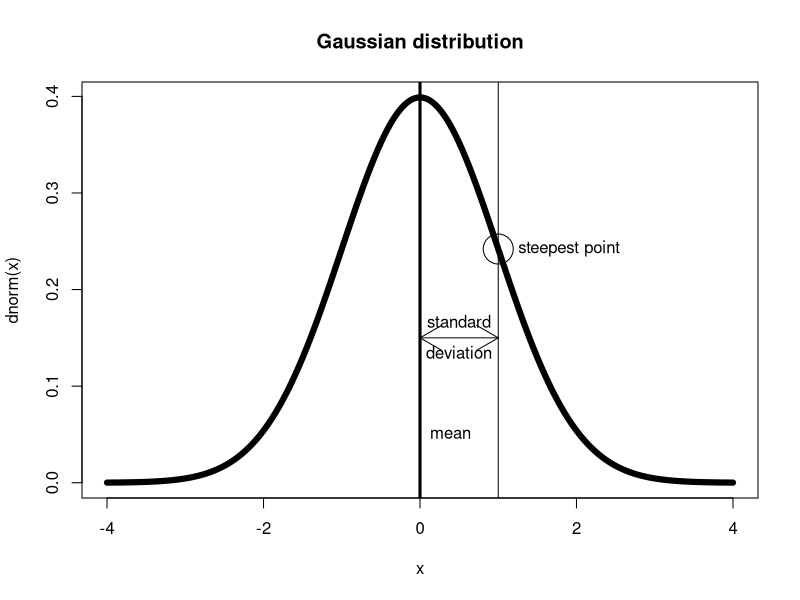
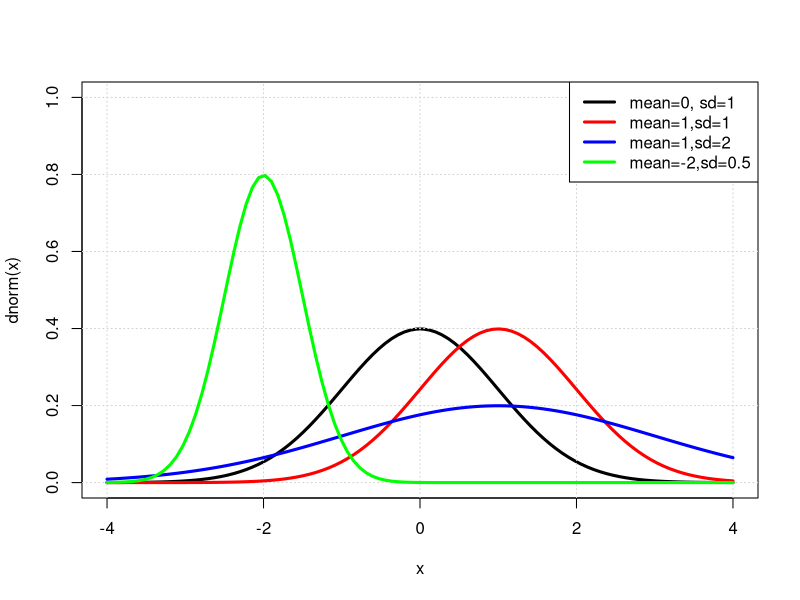
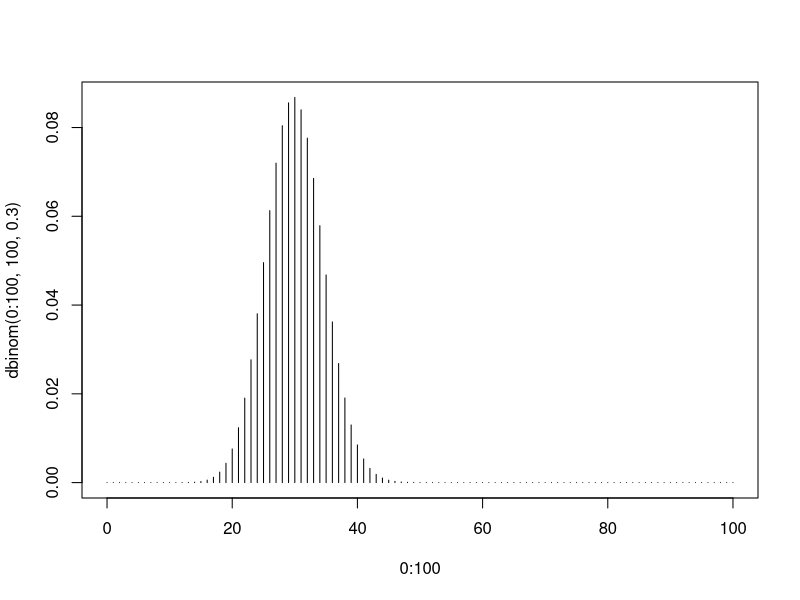
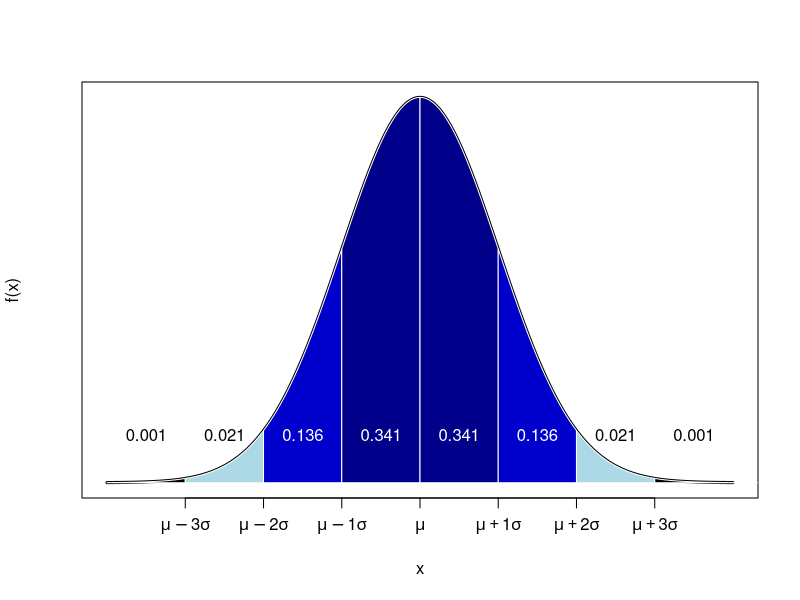
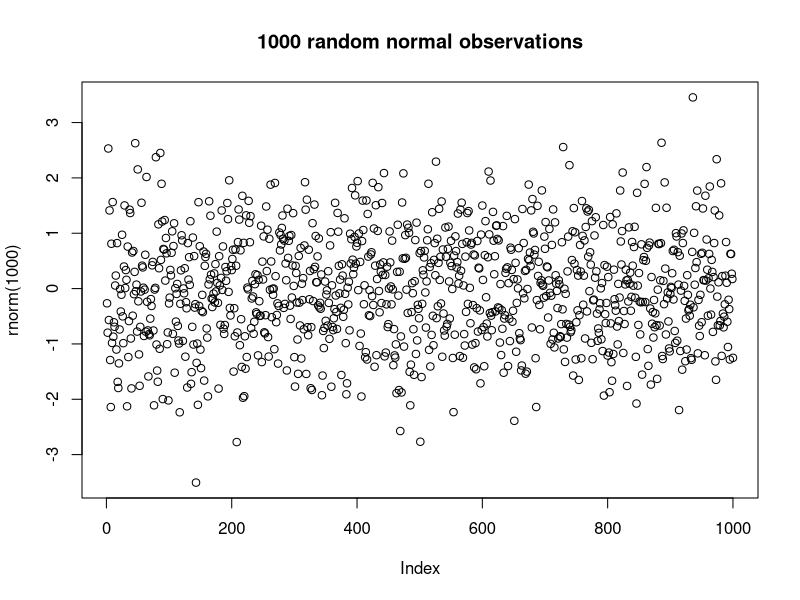
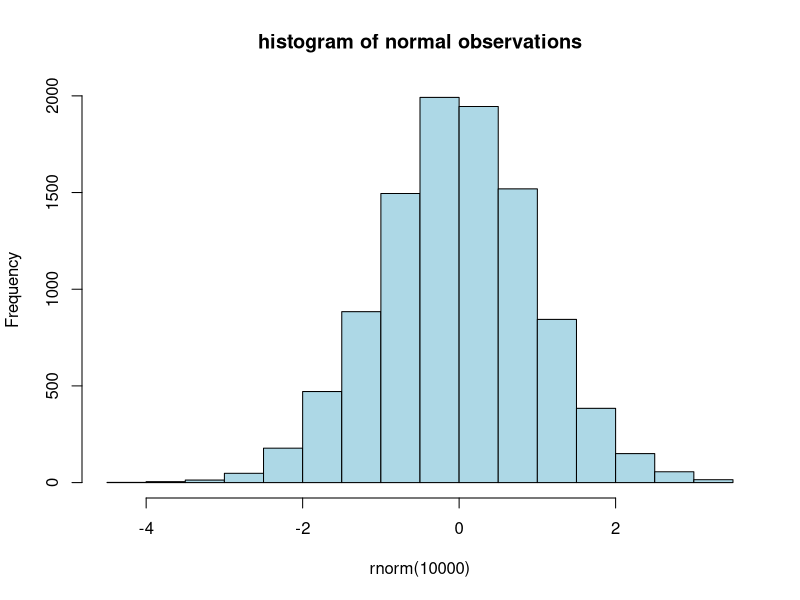
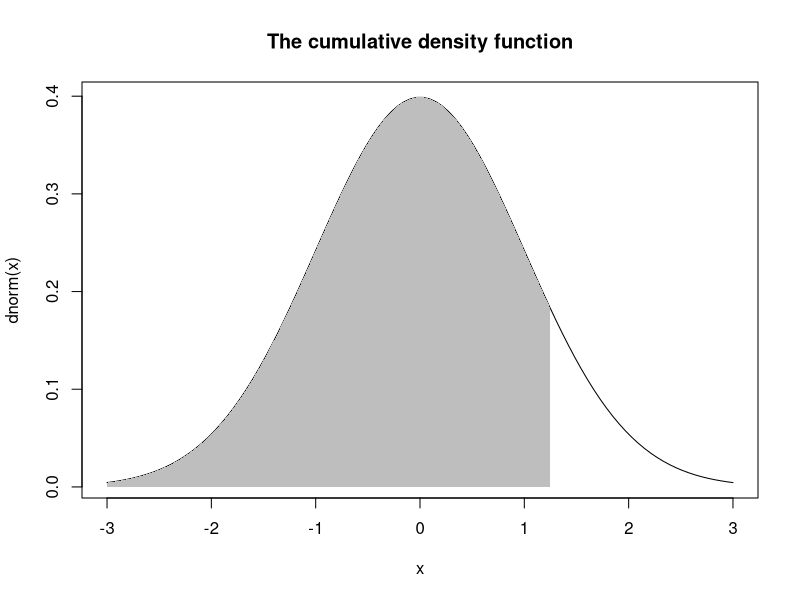

Reproduce these figures in R, in order.
## ---- chunk 1
x <- seq(from=-4,to=4,len=1000)
plot(x,dnorm(x),type="l",lwd=6,main="Gaussian distribution")
abline(v=0,lwd=3)
text(0,0.05,'mean',pos=4)
abline(v=1,lwd=1)
points(1,dnorm(1),cex=4)
text(1,dnorm(1),"  steepest point",pos=4)
arrows(0,0.15,1,0.15,code=3)
text(0.5,0.15,'standard',pos=3)
text(0.5,0.15,'deviation',pos=1)
## ---- chunk 2
x <- seq(from = -4,to=4,len=100)
plot(x,dnorm(x),lwd=3,type='l',col='black',ylim=c(0,1))
grid()
points(x,dnorm(x,mean=1,sd=1),type='l',lwd=3,col='red')
points(x,dnorm(x,mean=1,sd=2),lwd=3,type='l',col='blue')
points(x,dnorm(x,mean=-2,sd=0.5),lwd=3,type='l',col='green')
legend("topright",lwd=3,col=c("black","red","blue","green"),
       legend=c("mean=0, sd=1","mean=1,sd=1","mean=1,sd=2","mean=-2,sd=0.5"))
## ---- chunk 3
plot(0:100,dbinom(0:100,100,0.3),type='h')
## ---- chunk 4
mu  <-  0
sigma <- 1
x = seq(from=-4, to=4, by=0.001)
plot(x, dnorm(x, mu, sigma), type="l", lwd=3, ylab="f(x)", yaxt="n", xaxt="n")
axis(side=1, at=-3:3, labels=c(  expression(mu ~-3*sigma),  expression(mu ~-2 *sigma),  expression(mu~-1 *sigma),  expression(mu),  expression(mu ~+1 *sigma),  expression(mu ~+2 *sigma),  expression(mu ~+3 *sigma) ))
Fx = pnorm(-4:4, mu, sigma)
cols = c("black", "lightblue", "mediumblue", "darkblue","darkblue", "mediumblue",  "lightblue","black")
colText = c("black", "black", "white", "white", "white", "white", "black", "black")

for(i in -4:4){
  j <- i+1
  k <- 5
  ijvals <- seq(i, j, 0.001)
  polygon(x=c(i,ijvals , j), y= c(0, dnorm(ijvals, 0, 1), 0), col=cols[i+k], border="white")
  text((i+0.5), 0.05, labels=round(diff(Fx)[i+k],digits=3), col=colText[i+k])
}
## ---- chunk 5
rnorm(10)    # standard Normal
## ---- chunk 6
rnorm(20,mean=10,sd=0.03)
## ---- chunk 7
plot(rnorm(1000),main="1000 random normal observations")
## ---- chunk 8
hist(rnorm(10000), col='lightblue',main="histogram of normal observations")
## ---- chunk 9
dnorm(0)
dnorm(1)
dnorm(3)
dnorm(-3)
## ---- chunk 10
x <- seq(from=-3,to=3,len=100)
plot(x,dnorm(x),type="l",main="The cumulative density function")
x <- x[x<1.3]
polygon(x=c(x,rev(x)),y=dnorm(c(x+1e100,rev(x))),border=NA,col="gray")
## ---- chunk 11
pnorm(1.3)
## ---- chunk 12
set.seed(0)
## ---- chunk 13
table(rnorm(1e6) < 1.3)
## ---- chunk 14
pnorm(6.1,mean=5,sd=2.2)
## ---- chunk 15
1-pnorm(4.3,mean=5,sd=2.2)
## ---- chunk 16
pnorm(11.9,10,2.2)-pnorm(11.2,10,2.2)
## ---- chunk 17
x <- rnorm(1e6,10,2.2)
table((x>11.2) & (x<11.9))
